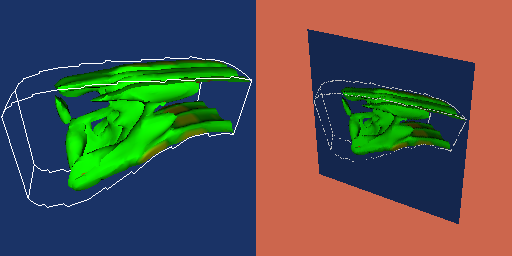

Python code for this plot:
#!/usr/bin/env python

# Test vtkRendererSource capturing a renderer to a texture on a plane.

import vtkmodules.vtkInteractionStyle  # noqa: F401
import vtkmodules.vtkRenderingFreeType  # noqa: F401
import vtkmodules.vtkRenderingOpenGL2  # noqa: F401

import os

from vtkmodules.vtkCommonColor import vtkNamedColors
from vtkmodules.vtkCommonExecutionModel import vtkCastToConcrete
from vtkmodules.vtkFiltersCore import (
    vtkContourFilter,
    vtkPolyDataNormals,
    vtkProbeFilter,
    vtkStructuredGridOutlineFilter,
)
from vtkmodules.vtkFiltersSources import vtkPlaneSource
from vtkmodules.vtkIOParallel import vtkMultiBlockPLOT3DReader
from vtkmodules.vtkRenderingCore import (
    vtkActor,
    vtkPolyDataMapper,
    vtkRenderWindow,
    vtkRenderWindowInteractor,
    vtkRenderer,
    vtkRendererSource,
    vtkTexture,
)

# Named colors helper
colors = vtkNamedColors()
bisque_rgb = [0.0, 0.0, 0.0]
colors.GetColorRGB("bisque", bisque_rgb)

# Renderers
renderer_0 = vtkRenderer()
renderer_1 = vtkRenderer()

render_window = vtkRenderWindow()
render_window.AddRenderer(renderer_0)
render_window.AddRenderer(renderer_1)
render_window.SetWindowName("renderer source")
render_window.SetMultiSamples(0)
render_window.SetSize(512, 256)

interactor = vtkRenderWindowInteractor()
interactor.SetRenderWindow(render_window)

# Read PLOT3D data for scalar coloring
pl3d_2 = vtkMultiBlockPLOT3DReader()
data_dir = os.environ.get("VPE_DATA_DIR", os.path.dirname(os.path.abspath(__file__)))

pl3d_2.SetXYZFileName(os.path.join(data_dir, "combxyz.bin"))
pl3d_2.SetQFileName(os.path.join(data_dir, "combq.bin"))
pl3d_2.SetScalarFunctionNumber(153)
pl3d_2.Update()

output_2 = pl3d_2.GetOutput().GetBlock(0)

pl3d = vtkMultiBlockPLOT3DReader()
pl3d.SetXYZFileName(os.path.join(data_dir, "combxyz.bin"))
pl3d.SetQFileName(os.path.join(data_dir, "combq.bin"))
pl3d.SetScalarFunctionNumber(120)
pl3d.SetVectorFunctionNumber(202)
pl3d.Update()

output = pl3d.GetOutput().GetBlock(0)

# Iso-surface pipeline
iso = vtkContourFilter()
iso.SetInputData(output)
iso.SetValue(0, -100000)

probe_2 = vtkProbeFilter()
probe_2.SetInputConnection(iso.GetOutputPort())
probe_2.SetSourceData(output_2)

cast_2 = vtkCastToConcrete()
cast_2.SetInputConnection(probe_2.GetOutputPort())

normals = vtkPolyDataNormals()
normals.SetInputConnection(cast_2.GetOutputPort())
normals.SetFeatureAngle(45)

iso_mapper = vtkPolyDataMapper()
iso_mapper.SetInputConnection(normals.GetOutputPort())
iso_mapper.ScalarVisibilityOn()
iso_mapper.SetScalarRange(output_2.GetPointData().GetScalars().GetRange())

iso_actor = vtkActor()
iso_actor.SetMapper(iso_mapper)
iso_actor.GetProperty().SetColor(bisque_rgb)

# Outline
outline = vtkStructuredGridOutlineFilter()
outline.SetInputData(output)

outline_mapper = vtkPolyDataMapper()
outline_mapper.SetInputConnection(outline.GetOutputPort())

outline_actor = vtkActor()
outline_actor.SetMapper(outline_mapper)

# Left renderer - 3D scene
renderer_0.AddActor(outline_actor)
renderer_0.AddActor(iso_actor)
renderer_0.SetBackground(0.1, 0.2, 0.4)
renderer_0.SetViewport(0, 0, 0.5, 1)
renderer_0.ResetCamera()

camera_1 = renderer_0.GetActiveCamera()
camera_1.SetClippingRange(3.95297, 50)
camera_1.SetFocalPoint(9.71821, 0.458166, 29.3999)
camera_1.SetPosition(2.7439, -37.3196, 38.7167)
camera_1.SetViewUp(-0.16123, 0.264271, 0.950876)

# Right renderer - plane with captured texture
plane = vtkPlaneSource()

plane_mapper = vtkPolyDataMapper()
plane_mapper.SetInputConnection(plane.GetOutputPort())

screen = vtkActor()
screen.SetMapper(plane_mapper)

renderer_1.AddActor(screen)
renderer_1.SetViewport(0.5, 0, 1, 1)
renderer_1.GetActiveCamera().Azimuth(30)
renderer_1.GetActiveCamera().Elevation(30)
renderer_1.SetBackground(0.8, 0.4, 0.3)
renderer_0.ResetCameraClippingRange()
renderer_1.ResetCamera()
renderer_1.ResetCameraClippingRange()

render_window.Render()

# Capture renderer_0 to texture
renderer_source = vtkRendererSource()
renderer_source.SetInput(renderer_0)
renderer_source.DepthValuesOn()

texture = vtkTexture()
texture.SetInputConnection(renderer_source.GetOutputPort())

screen.SetTexture(texture)

interactor.Initialize()
interactor.Start()
